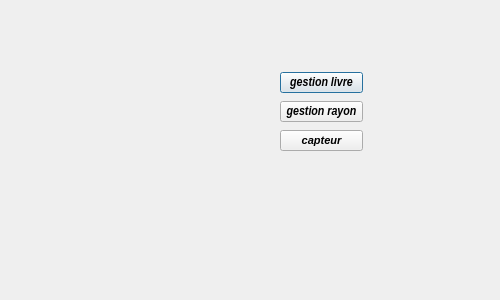
<?xml version="1.0" encoding="UTF-8"?>
<ui version="4.0">
 <class>intermediaire</class>
 <widget class="QDialog" name="intermediaire">
  <property name="geometry">
   <rect>
    <x>0</x>
    <y>0</y>
    <width>500</width>
    <height>300</height>
   </rect>
  </property>
  <property name="windowTitle">
   <string>Dialog</string>
  </property>
  <widget class="QWidget" name="">
   <property name="geometry">
    <rect>
     <x>280</x>
     <y>70</y>
     <width>83</width>
     <height>85</height>
    </rect>
   </property>
   <layout class="QVBoxLayout" name="verticalLayout">
    <item>
     <widget class="QPushButton" name="livre_pushbutton">
      <property name="font">
       <font>
        <family>Arial Narrow</family>
        <pointsize>10</pointsize>
        <weight>75</weight>
        <italic>true</italic>
        <bold>true</bold>
       </font>
      </property>
      <property name="text">
       <string>gestion livre</string>
      </property>
     </widget>
    </item>
    <item>
     <widget class="QPushButton" name="rayon_pushbutton">
      <property name="font">
       <font>
        <family>Arial Narrow</family>
        <pointsize>10</pointsize>
        <weight>75</weight>
        <italic>true</italic>
        <bold>true</bold>
       </font>
      </property>
      <property name="text">
       <string>gestion rayon</string>
      </property>
     </widget>
    </item>
    <item>
     <widget class="QPushButton" name="capteur_pushButton">
      <property name="enabled">
       <bool>true</bool>
      </property>
      <property name="font">
       <font>
        <family>MS Shell Dlg 2</family>
        <pointsize>8</pointsize>
        <weight>75</weight>
        <italic>true</italic>
        <bold>true</bold>
        <underline>false</underline>
        <strikeout>false</strikeout>
        <kerning>true</kerning>
       </font>
      </property>
      <property name="styleSheet">
       <string notr="true"/>
      </property>
      <property name="text">
       <string>capteur</string>
      </property>
     </widget>
    </item>
   </layout>
  </widget>
 </widget>
 <resources/>
 <connections/>
</ui>
